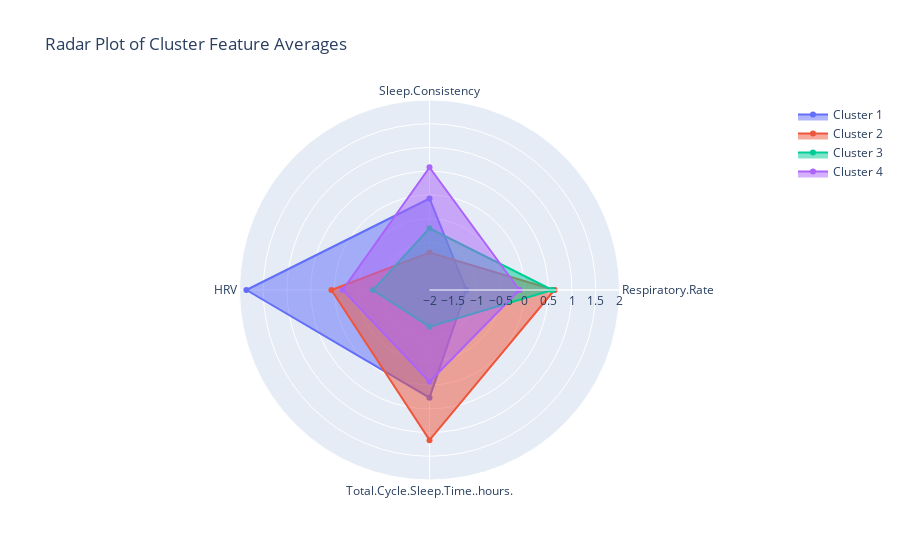

The notebook cell this image was saved under:
### Code cell
import plotly.graph_objects as go

features = selected_features_cluster

cluster_means = df_cluster.groupby('cluster')[features].mean()

# from sklearn.preprocessing import MinMaxScaler
# scaler = MinMaxScaler()
# cluster_means_scaled = pd.DataFrame(scaler.fit_transform(cluster_means), 
#                                     columns=features,
#                                     index=cluster_means.index)

print(cluster_means)

fig = go.Figure()

for cluster_label, row in cluster_means.iterrows():
    values = row.tolist()
    values += values[:1]

    fig.add_trace(go.Scatterpolar(
        r=values,
        theta=features + [features[0]],  # Close loop for axis labels
        fill='toself',
        name=f'Cluster {cluster_label+1}'
    ))

fig.update_layout(
    polar=dict(
        radialaxis=dict(
            visible=True,
            range=[-2, 2]
        )
    ),
    title='Radar Plot of Cluster Feature Averages',
    showlegend=True
)

fig.show()

### Figure 1 — Plotly figure (JSON) as saved in the notebook; plotly's stock layout.template omitted (floating-point values rounded to 4 significant figures)
{"data": [{"fill": "toself", "name": "Cluster 1", "r": [-1.224, -0.07371, 1.855, 0.2673, -1.224], "theta": ["Respiratory.Rate", "Sleep.Consistency", "HRV", "Total.Cycle.Sleep.Time..hours.", "Respiratory.Rate"], "type": "scatterpolar"}, {"fill": "toself", "name": "Cluster 2", "r": [0.6299, -1.212, 0.06484, 1.161, 0.6299], "theta": ["Respiratory.Rate", "Sleep.Consistency", "HRV", "Total.Cycle.Sleep.Time..hours.", "Respiratory.Rate"], "type": "scatterpolar"}, {"fill": "toself", "name": "Cluster 3", "r": [0.5836, -0.7, -0.8097, -1.227, 0.5836], "theta": ["Respiratory.Rate", "Sleep.Consistency", "HRV", "Total.Cycle.Sleep.Time..hours.", "Respiratory.Rate"], "type": "scatterpolar"}, {"fill": "toself", "name": "Cluster 4", "r": [-0.1067, 0.5817, -0.1716, -0.0681, -0.1067], "theta": ["Respiratory.Rate", "Sleep.Consistency", "HRV", "Total.Cycle.Sleep.Time..hours.", "Respiratory.Rate"], "type": "scatterpolar"}], "layout": {"polar": {"radialaxis": {"range": [-2, 2], "visible": true}}, "showlegend": true, "title": {"text": "Radar Plot of Cluster Feature Averages"}}}
